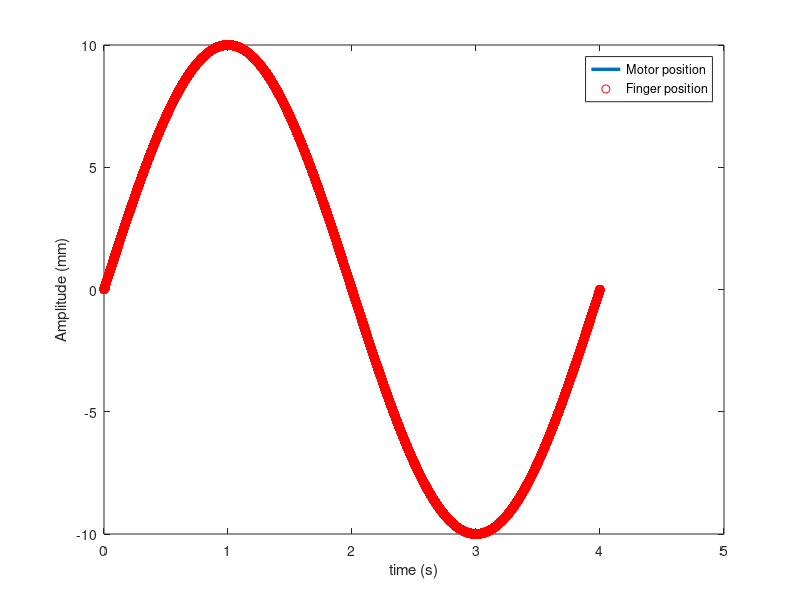
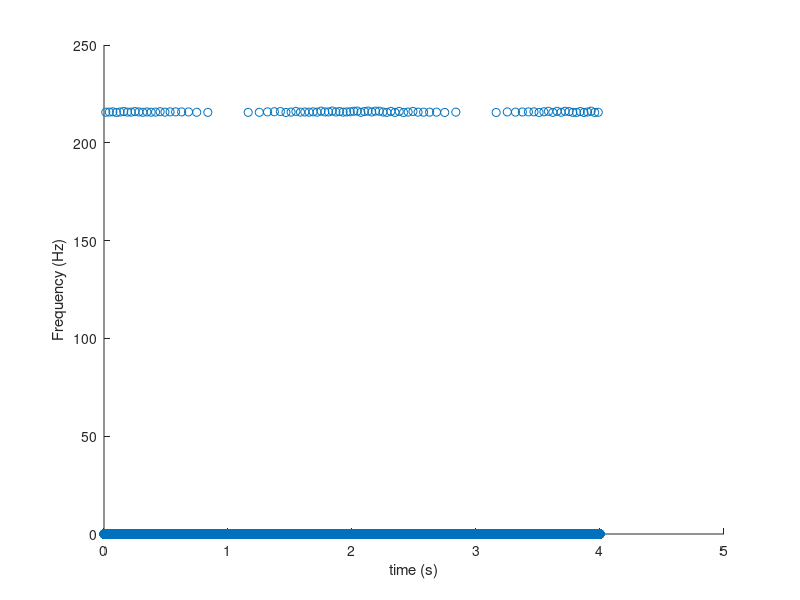
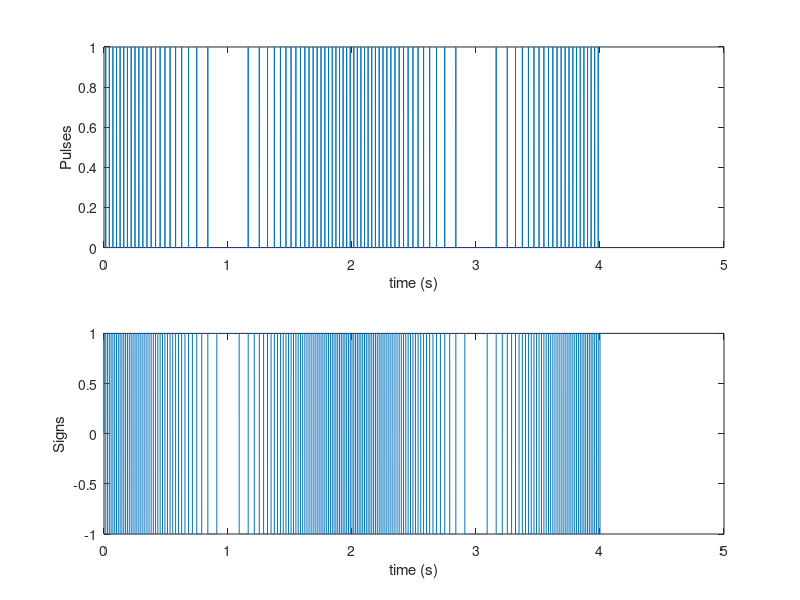
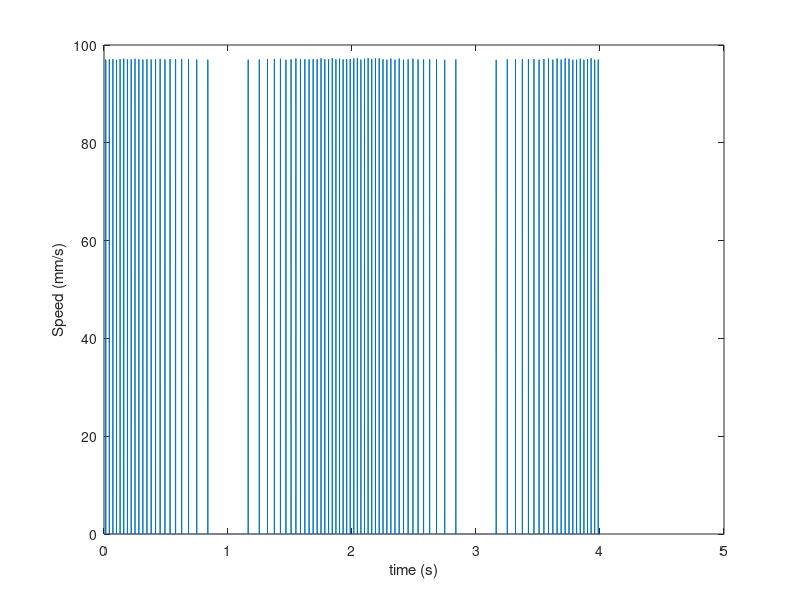

Recreate these plots in MATLAB, in order.
clear variables; clc; close all;

% Initialize input parameters
fmin = 100;
vmin = 45;
vmax = 1200;

% Compute resulting parameters
UTD = vmin/fmin;
fmax = vmax/UTD;
deltaMax = 5;

% Initialize sample frequency, period and samples number
fs = 4*fmax;
dt = 1/fs;
N = 4*round(1*fs);

% Initialize variables
lastToggleTime = 0;   % Toggle square wave
F = zeros(1, N);      % Current frequency value
time = zeros(1, N);   % time vector
pulses = zeros(1,N);  % Pulses signal sent to SCON 
signs = zeros(1,N);   % Signs signal sent to SCON
pM = zeros(1,N);      % Motor position
pF = zeros(1,N);      % Finger position
currentPM = 0;        % Current motor position

% Run real time loop simulation
for n = 1:N
    % Current time
    time(n) = (n-1)*dt;
    % Finger position simulation
    % 1. Sinus
    pF(n) = 10*sin(2*pi*0.25*time(n)) + 0*(rand - 0.5);
    % 2. Step
    % pF(n) = 0;
    % if(time(n) > 1)
    %     pF(n) = 100;
    % end
    pF(n) =pF(n)+ 0*(rand - 0.5);
    % Current motor position
    pM(n) = currentPM;
    % Compute error position
    delta = pF(n) - currentPM;
    % Frequencies lookup table
    if(abs(delta) < UTD/2.0)
        % If error is less than half UTD, no need to move
        F(n) = 0;
    elseif(abs(delta) <= deltaMax)
        F(n) = (fmax - fmin) /deltaMax * abs(delta) + fmin;
    else
        F(n) = fmax;
    end
    % Compute signs signal at current time
    signs(n) = sign(delta);
    if(F(n) > 0)
        if(time(n) - lastToggleTime >= 1/F(n))
            % If last toggle time is farther than current period,
            % record current time an move one UTD
            lastToggleTime = time(n);
            currentPM = currentPM + UTD*signs(n);
        end
        % If last toggle time is less than half current period,
        % init current pulse value to one else to zero
        if(time(n) - lastToggleTime <= 0.5/F(n))
            pulses(n) = 1;
        else
            pulses(n) = 0;
        end
    end
    
end

% Plots
% Motor and finger positions
plot(time, pM, 'LineWidth', 2.5)
hold on
plot(time, pF, 'or');
xlabel 'time (s)';
ylabel 'Amplitude (mm)'
legend 'Motor position' 'Finger position';

% Frequency of Pulses signal
figure
scatter(time, F);
xlabel 'time (s)';
ylabel 'Frequency (Hz)'

% Pulses and signs signals
figure
subplot(2,1,1)
plot(time, pulses);
xlabel 'time (s)';
ylabel 'Pulses'
subplot(2,1,2)
plot(time, signs);
xlabel 'time (s)';
ylabel 'Signs'

% Speed
figure
plot(time, F*UTD);
xlabel 'time (s)';
ylabel 'Speed (mm/s)'
